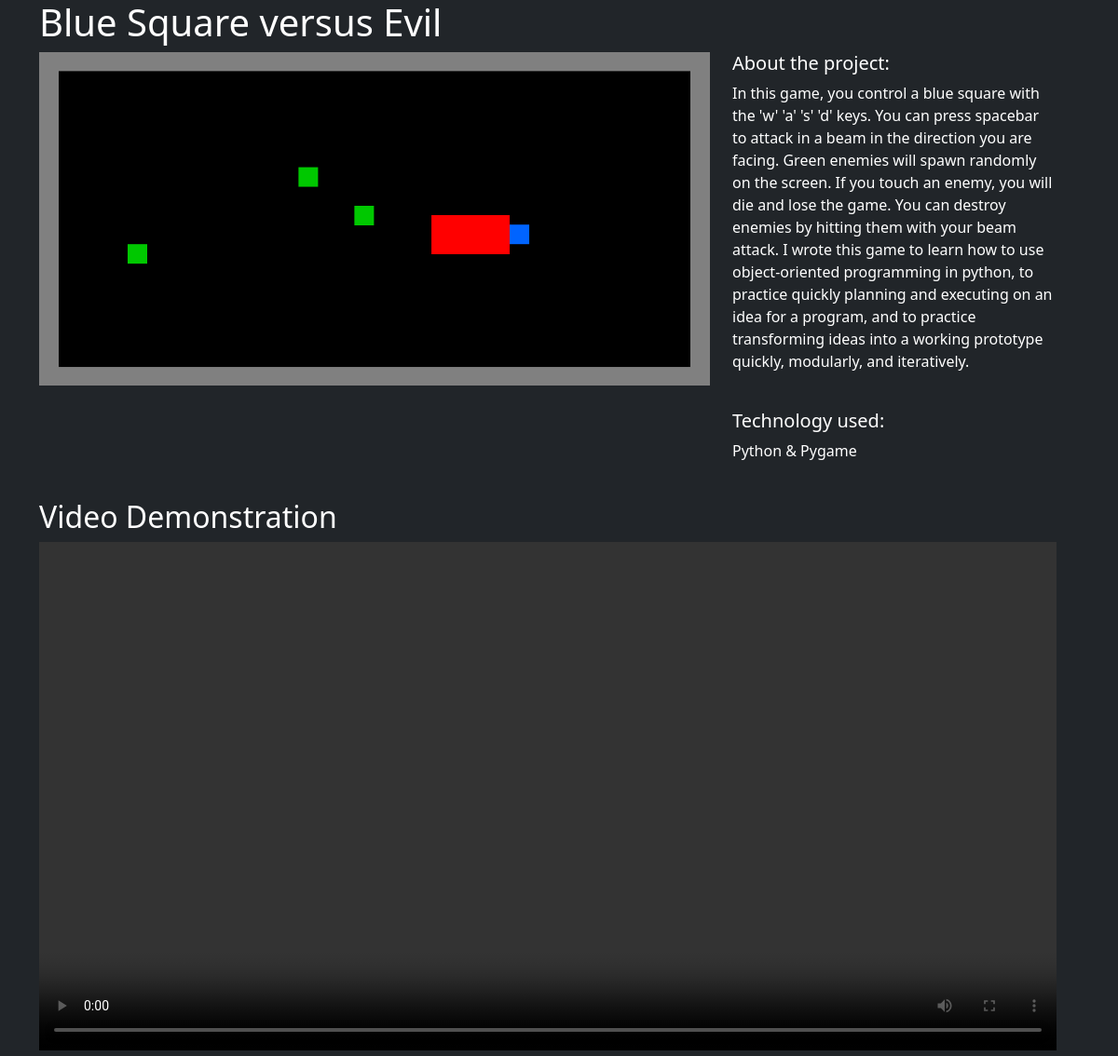
/projects/3/, run on the app's committed database.
### projects/models.py (models this page shows)
class Project(models.Model):
    title = models.CharField(max_length=100)
    description = models.TextField()
    short_description = models.TextField(blank=True)
    technology = models.CharField(max_length=20)
    image = models.FileField(upload_to="project_images/", blank=True)
    exe_file = models.FileField(upload_to="project_downloads", blank=True)
    video_demo = models.FileField(blank=True, null=True)

### projects/views.py (the view)
# urls.py: path("<int:pk>/", views.project_detail, name="project_detail"),
def project_detail(request, pk):
    project = Project.objects.get(pk=pk)
    context = {
        "project":project
    }
    return render(request, "projects/project_detail.html", context)

### projects/templates/projects/project_detail.html (shortened to what this page needs)
{% extends "base.html" %}
{% block page_content %}
<h1>{{ project.title }}</h1>
<div class="row">
    <div class="row">
        <div class="col-md-8">
            {% if project.image %}
                <img src="{{ project.image.url }}" width="100%">
            {% endif %}
        </div>
    <div class="col-md-4">
        <h5>About the project:</h5>
        <p>{{ project.description }}</p>
        <br>
        <h5>Technology used:</h5>
        <p>{{ project.technology }}</p>
    </div>
</div>
<div class="row">
    <div class="col-md-12 mt-4">
        {% if project.video_demo %}
            <h2>Video Demonstration</h2>
            <video width="100%" controls>
                <source src="{{ project.video_demo.url }}" type="video/mp4">
            </video>
        {% endif %}
    </div>
</div>
{% endblock page_content %}

### data on the page
Project: image (picture), description "In this game, you control a blue square with the 'w' 'a' 's' 'd' keys. You can press spacebar to attack in a beam in the direction you are facing. Green enemies will spawn randomly on the screen. If you touch an enemy, you will die and lose the game. You can destroy enemies by hitting them with your beam attack. I wrote this game to learn how to use object-oriented programming in python, to practice quickly planning and executing on an idea for a program, and to practice transforming ideas into a working prototype quickly, modularly, and iteratively.", technology "Python & Pygame"
